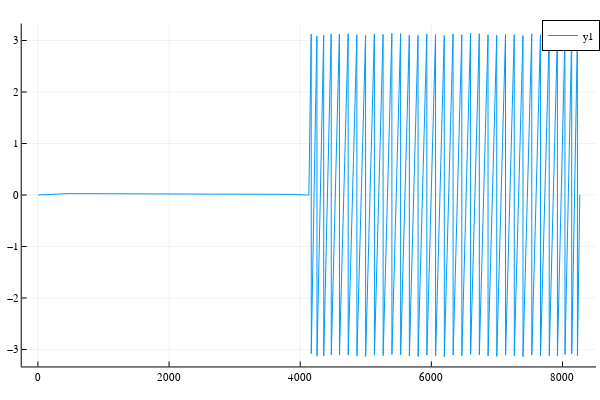

Source (notebook cell):
### Code cell
# sanity check to optimize the input with its original output
step = 0.0001
niters = 5
Mx0 = 0
My0 = 0
Mz0 = 1.0
rf_op = [rfp_abs;rfp_angle]
N = length(rf_op)

println("Start iterations")
@showprogress 1 "Computing..." for nn = 1 : niters
    J = zeros(N, 1)
    for ii = 1 : nb1
        rfg = [rf_op; b1[ii]; Mx0; My0; Mz0; Mxd[ii]; Myd[ii]; Mzd[ii]; 1]
        J += g(rfg)[1 : end - 8] 
    end
    rf_op -= step * J
end
plot(rf_op)

### Figure 1 — Plotly figure (JSON) as saved in the notebook; plotly's stock layout.template omitted (floating-point values rounded to 4 significant figures; data arrays with more than 128 entries replaced by an {"elided": "..."} marker saying what was removed)
{"data": [{"colorbar": {"title": ""}, "legendgroup": "y1", "line": {"color": "rgba(0, 154, 250, 1.000)", "dash": "solid", "shape": "linear", "width": 1}, "mode": "lines", "name": "y1", "showlegend": true, "type": "scatter", "x": {"elided": "8264 int values"}, "xaxis": "x", "y": {"elided": "8264 float values"}, "yaxis": "y", "zmax": null, "zmin": null}], "layout": {"annotations": [], "height": 400, "legend": {"bgcolor": "rgba(255, 255, 255, 1.000)", "bordercolor": "rgba(0, 0, 0, 1.000)", "borderwidth": 1, "font": {"color": "rgba(0, 0, 0, 1.000)", "family": "sans-serif", "size": 11}, "title": {"font": {"color": "rgba(0, 0, 0, 1.000)", "family": "sans-serif", "size": 15}, "text": ""}, "tracegroupgap": 0, "traceorder": "normal", "x": 1, "xanchor": "auto", "y": 1, "yanchor": "auto"}, "margin": {"b": 20, "l": 0, "r": 0, "t": 20}, "paper_bgcolor": "rgba(255, 255, 255, 1.000)", "plot_bgcolor": "rgba(255, 255, 255, 1.000)", "showlegend": true, "width": 600, "xaxis": {"anchor": "y", "domain": [0.03619, 0.9934], "gridcolor": "rgba(0, 0, 0, 0.100)", "gridwidth": 0.5, "linecolor": "rgba(0, 0, 0, 1.000)", "mirror": false, "range": [-246.9, 8512.0], "showgrid": true, "showline": true, "showticklabels": true, "tickangle": 0, "tickcolor": "rgb(0, 0, 0)", "tickfont": {"color": "rgba(0, 0, 0, 1.000)", "family": "sans-serif", "size": 11}, "tickmode": "array", "ticks": "inside", "ticktext": ["0", "2000", "4000", "6000", "8000"], "tickvals": [0, 2000, 4000, 6000, 8000], "title": "", "titlefont": {"color": "rgba(0, 0, 0, 1.000)", "family": "sans-serif", "size": 15}, "type": "-", "visible": true, "zeroline": false, "zerolinecolor": "rgba(0, 0, 0, 1.000)"}, "yaxis": {"anchor": "x", "domain": [0.03762, 0.9902], "gridcolor": "rgba(0, 0, 0, 0.100)", "gridwidth": 0.5, "linecolor": "rgba(0, 0, 0, 1.000)", "mirror": false, "range": [-3.329, 3.33], "showgrid": true, "showline": true, "showticklabels": true, "tickangle": 0, "tickcolor": "rgb(0, 0, 0)", "tickfont": {"color": "rgba(0, 0, 0, 1.000)", "family": "sans-serif", "size": 11}, "tickmode": "array", "ticks": "inside", "ticktext": ["−3", "−2", "−1", "0", "1", "2", "3"], "tickvals": [-3, -2, -1, 0, 1, 2, 3], "title": "", "titlefont": {"color": "rgba(0, 0, 0, 1.000)", "family": "sans-serif", "size": 15}, "type": "-", "visible": true, "zeroline": false, "zerolinecolor": "rgba(0, 0, 0, 1.000)"}}}
